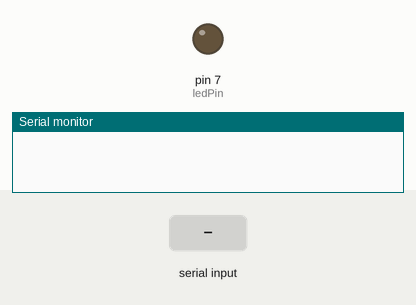
Recording of a sketch running on a simulated Arduino Uno, built with avr-gcc and run on an emulated ATmega328P. Parts: output pins drawn as LEDs (lit = HIGH), the last lines printed to the serial monitor. The test bench sets the inputs (shaded band).

Above: at 1.2 s.
1.3 s: "hidup" received over Serial
At 3.2 s:
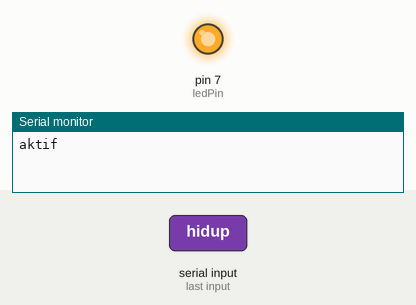
3.8 s: "mati" received over Serial
At 5.1 s:
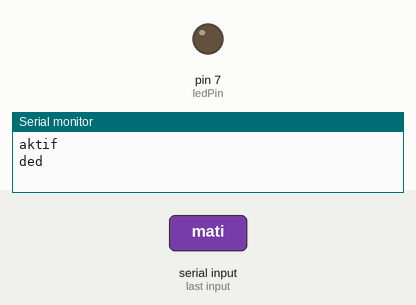
Timing chart, 0 to 6.8 s (numbered marks = the images above; inputs shaded):
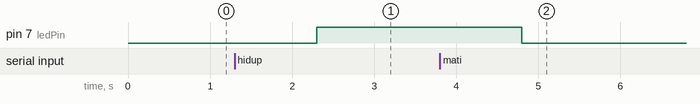

The sketch:

serialcom.ino
```cpp
// Definisikan pin yang akan digunakan
const int ledPin = 7;
String data;

void setup() {
  // Mulai komunikasi serial dengan baud rate 9600 bps
  Serial.begin(115200);

  // Atur pin sebagai output
  pinMode(ledPin, OUTPUT);
}

void loop() {
  if (Serial.available() > 0) {
    // Baca karakter yang diterima dari Serial Monitor
    data = Serial.readString();

    // Jika karakter yang diterima adalah 'h' (hidupkan), nyalakan LED
    if (data == "hidup") {
      digitalWrite(ledPin, HIGH);
      Serial.println("aktif");

    }
    // Jika karakter yang diterima adalah 'm' (matikan), matikan LED
    if (data == "mati") {
      digitalWrite(ledPin, LOW);
      Serial.println("ded");
    }
  }
}
```

Measured:
- after the input at 1.3 s, pin 7 (ledPin): LOW → HIGH after 1.0 s
- after the input at 3.8 s, pin 7 (ledPin): HIGH → LOW after 1.0 s
